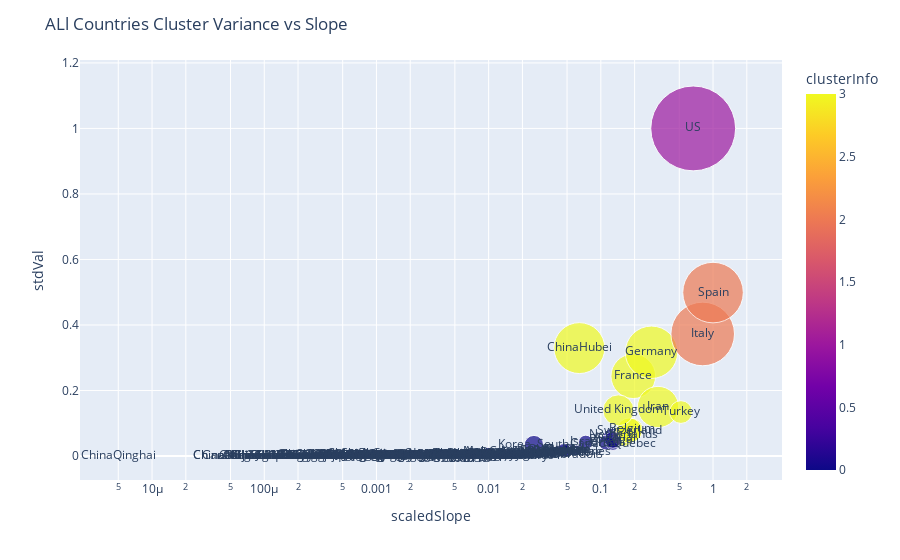

The notebook cell this image was saved under:
### Code cell
import plotly.express as px
fig = px.scatter(overallSpacingDF, x="scaledSlope", y="stdVal",
	         size="lastValue", color="clusterInfo",
                 hover_name="countryName", log_x=True, size_max=60,text='countryName')
fig.update_layout(showlegend=False)
fig.update_layout(
    title="ALl Countries Cluster Variance vs Slope",
  
)
fig.show()

### Figure 1 — Plotly figure (JSON) as saved in the notebook; plotly's stock layout.template omitted (floating-point values rounded to 4 significant figures; data arrays with more than 128 entries replaced by an {"elided": "..."} marker saying what was removed)
{"data": [{"hoverlabel": {"namelength": 0}, "hovertemplate": "<b>%{hovertext}</b><br><br>scaledSlope=%{x}<br>stdVal=%{y}<br>lastValue=%{marker.size}<br>countryName=%{text}<br>clusterInfo=%{marker.color}", "hovertext": {"elided": "238 str values"}, "legendgroup": "", "marker": {"color": {"elided": "238 int values"}, "coloraxis": "coloraxis", "size": {"elided": "238 int values"}, "sizemode": "area", "sizeref": 52.27, "symbol": "circle"}, "mode": "markers+text", "name": "", "showlegend": false, "text": {"elided": "238 str values"}, "type": "scatter", "x": {"elided": "238 float values"}, "xaxis": "x", "y": {"elided": "238 float values"}, "yaxis": "y"}], "layout": {"coloraxis": {"colorbar": {"title": {"text": "clusterInfo"}}, "colorscale": [[0, "#0d0887"], [0.1111, "#46039f"], [0.2222, "#7201a8"], [0.3333, "#9c179e"], [0.4444, "#bd3786"], [0.5556, "#d8576b"], [0.6667, "#ed7953"], [0.7778, "#fb9f3a"], [0.8889, "#fdca26"], [1, "#f0f921"]]}, "legend": {"itemsizing": "constant", "tracegroupgap": 0}, "margin": {"t": 60}, "showlegend": false, "title": {"text": "ALl Countries Cluster Variance vs Slope"}, "xaxis": {"anchor": "y", "domain": [0, 1], "title": {"text": "scaledSlope"}, "type": "log"}, "yaxis": {"anchor": "x", "domain": [0, 1], "title": {"text": "stdVal"}}}}
